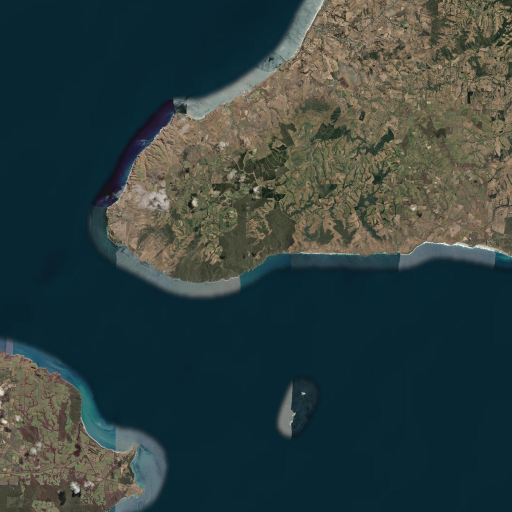
#> input picture Python/map.png, 1024 x 1024 px (shown at 1/2 size)
$ python luminance.py map.png
#> lines starting #> are read from the running program, lines starting #| are printed output that depends on the picture
# luminance.py
# Called by Excel VBA to calculate average luminance of a JPEG thumbnail.
#
# Usage:  python luminance.py "C:\path\to\LastThumb.jpg"
#
# Output (stdout): single integer 0-255 (average luminance of centre crop)
#                  or -1 on error
# Output (stderr): on failure, a short human-readable description of WHY
#                  it failed. Excel's CalcLuminance reads stderr and logs
#                  this when stdout is non-numeric or -1, so the operator
#                  can see Pillow-missing / file-not-found / unreadable-
#                  jpeg etc. without running the script manually.
#
# Place this file in the repo's Python/ folder. Excel's FindLuminanceScript
# searches there first.
#
# Requires: pip install Pillow

import sys
import os
import traceback


def fail(msg):
    """Print an error message to stderr and -1 to stdout, then exit non-zero."""
    print(msg, file=sys.stderr)
    print(-1)
    sys.exit(1)


# ─── Argument check ──────────────────────────────────────────────────
if len(sys.argv) < 2:
    fail("luminance.py: no image path argument")

jpg_path = sys.argv[1]

if not os.path.exists(jpg_path):
    fail(f"luminance.py: file not found: {jpg_path}")

# ─── Pillow import ───────────────────────────────────────────────────
try:
    from PIL import Image, ImageStat
except ImportError as e:
    fail(f"luminance.py: Pillow not installed ({e}). "
         f"Fix: pip install Pillow")

# ─── Image processing ────────────────────────────────────────────────
try:
    img = Image.open(jpg_path)
#> img is the input picture: PIL image 1024x1024 P; mean R, G, B 48.9, 64.5, 63.6
    img.load()                          # force decode now so errors surface here
    img = img.convert('L')              # convert to greyscale (0-255)
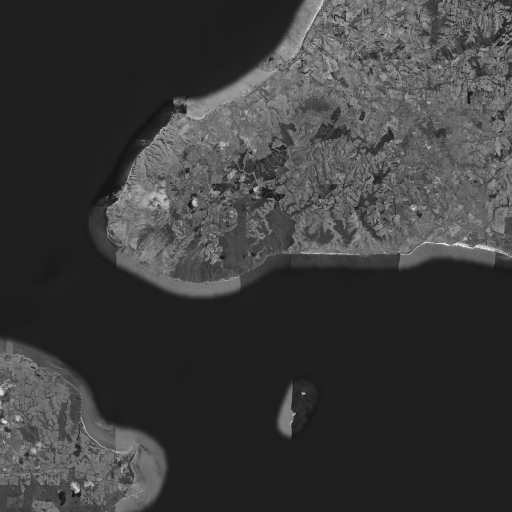
#> img: PIL image 1024x1024 L (shown at 1/2 size); min 20, max 232, mean 59.7
    w, h = img.size
#> w = 1024; h = 1024

    if w == 0 or h == 0:
        fail(f"luminance.py: image has zero dimensions (w={w}, h={h})")

    # Sample centre 60% to avoid edge vignetting on 160x120 thumbnail
    crop = img.crop((
        int(w * 0.2),
        int(h * 0.2),
        int(w * 0.8),
        int(h * 0.8),
    ))
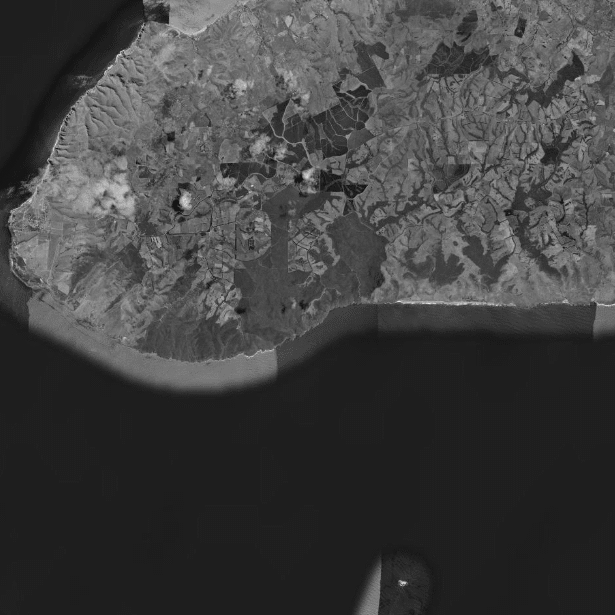
#> crop: PIL image 615x615 L; min 20, max 232, mean 64.6

    # ImageStat.Stat(...).mean returns mean per band; band 0 is the only
    # band on a greyscale ('L') image. This replaces the deprecated
    # crop.getdata() / sum() / len() approach (Pillow 14+ removes getdata).
    avg = int(ImageStat.Stat(crop).mean[0])
#> avg = 64
    print(avg)
#| 64

except Exception as e:
    # Verbose diagnostic — full traceback goes to stderr so we can see
    # what went wrong from Excel's log.
    tb = traceback.format_exc()
    fail(f"luminance.py: exception {type(e).__name__}: {e}\n{tb}")
